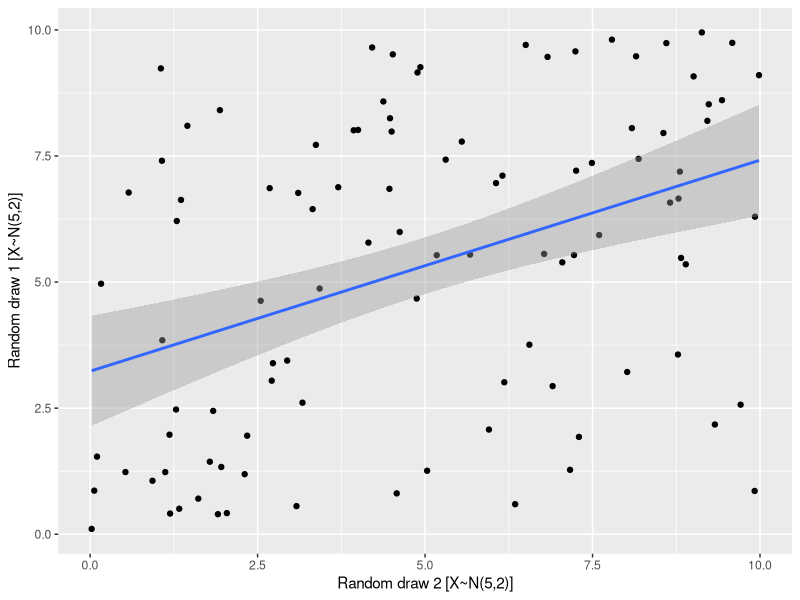
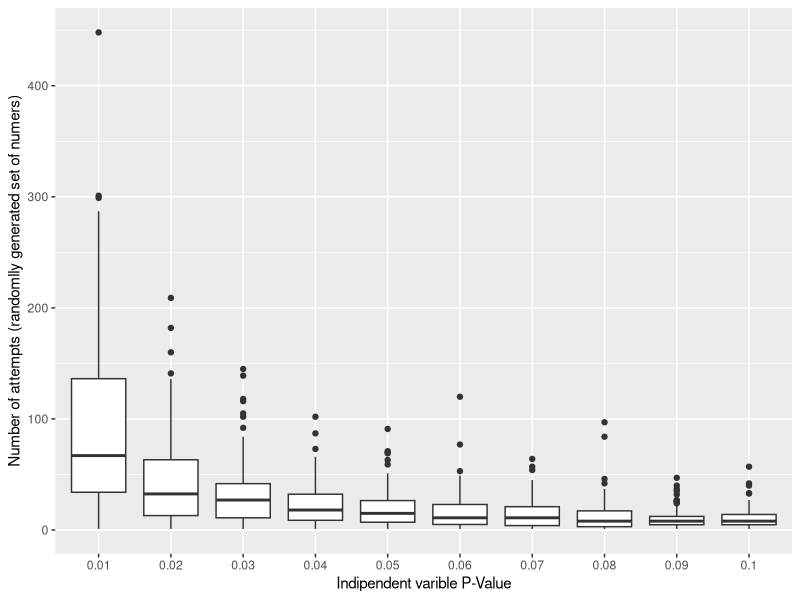

The R source for these figures, in order:
library(tidyverse)
library(ggplot2)
Mining <- data.frame()  # Data Frame, no stress
MaxPvalue <- 99         # just to set the stage, do not change
obsN <- 0               # counter for data frame, do not change
Pvals <- c(1:10)        # keep as 1:10

Ns = 100                 # Set the number of observatiosn to regress, feel free to change
Runs <- c(1:100)         # Number times you want to "achive" set P-value target


for (j in Runs) {
  
  for (i in Pvals) {
    #print(i)  
    KeyPvalue <- 99
    Counter <- 0
    
    while(KeyPvalue > i/100) {
      Df <-   data.frame( 
        runif(n = Ns, min = 0,max = 10),
        runif(n = Ns, min = 0,max = 10)
      )
      Df <- setNames(Df, c("Random_1", "Random_2"))
      
      Regression <- lm(data = Df, 
                       formula = Random_1 ~ Random_2
      )
      
      KeyPvalue <- summary(Regression)$coefficients[2,4]
      Counter <- Counter + 1
      
      if (KeyPvalue < MaxPvalue) {
        MaxPvalue <- KeyPvalue
        BestFitDf <- Df  
      }
      
    }
    obsN <- obsN + 1
    print(Counter)
    Mining[obsN,1] <- Counter
    Mining[obsN,2] <- i/100
    
  }
}
Mining <-  setNames(Mining, c("Loops", "PValueLimit"))
ggplot(data = BestFitDf) +
  aes(x = Random_2, y = Random_1) +
  geom_point() + 
  geom_smooth(method = lm) +
  xlab("Random draw 2 [X~N(5,2)]") +
  ylab("Random draw 1 [X~N(5,2)]")

UnifromDistAssSumm <- summary(lm(data = BestFitDf, Random_1 ~ Random_2))

ggplot(data = Mining) +
  aes(y = Loops, x = as.character(PValueLimit)) +
  geom_boxplot() + 
  xlab("Indipendent varible P-Value") +
  ylab("Number of attempts (randomlly generated set of numers)")


SummaryResults <- Mining %>%
                    group_by(PValueLimit) %>%
                    summarise(sum = sum(Loops),
                              mean = mean(Loops))
SummaryResults$Probability <- 100 / SummaryResults$sum

